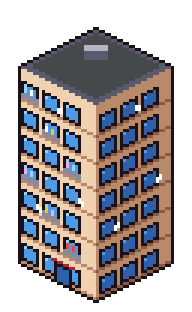
#> input picture county-tycoon/assets/resources/art/buildings/apartment.png, 64 x 104 px, found by its file name (shown 3 times larger); its folder holds only this picture in this run
$ python pack.py ../../../county-tycoon/assets/resources/art/buildings/apartment.png ../../../county-tycoon/assets/resources/art/buildings/apartment_r.png
#> lines starting #> are read from the running program, lines starting #| are printed output that depends on the picture
"""
D021 3D 渲染版图集打包（由 docs/art/gen/pack.py 改来）：倍率 4、图集宽 2048、每张四周留 4 像素透明边。
把 <build>/buildings/*.png 和 actors/*.png 打成一张图集（T217）。
输出到游戏 resources：
  art/atlas.png          所有建筑图，按高度排的货架式装箱，每张四周留 2 像素透明边防串色
  art/atlas-frames.json  {"scale": 4, "frames": {"<文件名>": [x, y, w, h]}}，坐标原点在左上；
                         人车 / 影子 / 金币是 8 倍图，写成 [x, y, w, h, 8]（头像 face-* 不加）
  （D031 的背面图集 atlas-1 T540h 起不再出：地图上的楼是 3D 模型，转视角不换图；旧的 *_b / *_br 图跳过）
地面图集 ground.png 原样拷过去（它自己就是一张图集）。
"""
import json, os, shutil, sys
from PIL import Image

SRC, RES = sys.argv[1], sys.argv[2]
PAD = 4; MAXW = 2048; SCALE = 4; HISCALE = 8     # D021：4 倍分辨率；线性过滤要留宽一点的透明边
# 建筑和会动的东西打进同一张图集：同一纹理，前后交错排序也能合批
ims = []
HIRES = set()       # 人车 / 影子 / 金币是 8 倍图：frames 里写 [x, y, w, h, 8]；头像 face-* 是 UI 图，不加倍率
for sub in ('buildings', 'actors'):
    d = os.path.join(SRC, sub)
    if not os.path.isdir(d): continue
    for f in sorted(os.listdir(d)):
        name, ext = os.path.splitext(f)
        if ext != '.png':
            continue
        # 楼的背面、工地和塔吊由 3D 模型显示。旧出图目录中可能还有它们的 PNG。
        if sub == 'buildings' and (name.endswith(('_b', '_br')) or name.startswith(('build-', 'crane-'))):
            continue
        ims.append((name, Image.open(os.path.join(d, f)).convert('RGBA')))
        if sub == 'actors' and not name.startswith('face-'):
            HIRES.add(name)
assert len({n for n, _ in ims}) == len(ims), '建筑和角色有重名'


def pack(group, out):
    """货架式装箱：按高度排，一行放满换行。返回 {名字: (x, y, w, h)} 和图集高（补成 2 的幂）。"""
#> called with out = 'atlas'
    group = sorted(group, key=lambda t: (-t[1].height, t[0]))
#> group = 1 item
    x = y = shelf = 0; place = {}
    for name, im in group:
        w, h = im.width + PAD * 2, im.height + PAD * 2
        if x + w > MAXW:
            x, y, shelf = 0, y + shelf, 0
        place[name] = (x + PAD, y + PAD, im.width, im.height)
        x += w; shelf = max(shelf, h)
#> this loop made 1 pass
#> (name, w, h, x, shelf) on pass 1: ('apartment', 72, 112, 72, 112)
#> after the loop, place = {'apartment': (4, 4, 64, 104)}; shelf = 112; x = 72; y = 0
    used = y + shelf
#> used = 112
    H2 = 1
    while H2 < used: H2 *= 2          # 高度补成 2 的幂，老机器上纹理更稳
#> this loop made 7 passes
#> H2 on passes 1 to 7: 2, 4, 8, 16, 32, 64, 128
#> after the loop, H2 = 128
    assert H2 <= 4096, f'{out} 高 {H2} 超过 4096'
    atlas = Image.new('RGBA', (MAXW, H2), (0, 0, 0, 0))
#> atlas: PIL image 2048x128 RGBA; every value is 0
    for name, im in group:
        px, py, _, _ = place[name]; atlas.paste(im, (px, py))
#> this loop made 1 pass
#> (name, px, py) on pass 1: ('apartment', 4, 4)
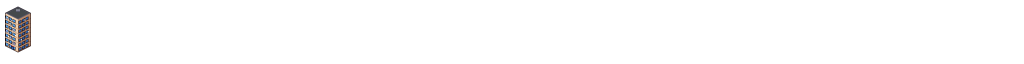
#> atlas: PIL image 2048x128 RGBA (shown at 1/2 size); mean R, G, B, A 1.8, 1.7, 1.7, 4; transparent parts drawn white
    atlas.save(os.path.join(RES, 'art', out + '.png'))
    print(f'{len(group)} 张 → {out}.png {MAXW}×{H2}（用到 {used} 行）')
#| 1 张 → atlas.png 2048×128（用到 112 行）
    return place


os.makedirs(os.path.join(RES, 'art', 'ground'), exist_ok=True)
place = pack(ims, 'atlas')
#> place = {'apartment': (4, 4, 64, 104)}
frames = {n: list(v) + ([HISCALE] if n in HIRES else []) for n, v in place.items()}
#> frames = {'apartment': [4, 4, 64, 104]}
meta = {'scale': SCALE, 'frames': frames}
json.dump(meta, open(os.path.join(RES, 'art', 'atlas-frames.json'), 'w'), indent=1, sort_keys=True)
shutil.copy(os.path.join(SRC, 'ground', 'ground.png'), os.path.join(RES, 'art', 'ground', 'ground.png'))
# 地面帧名表（T231）：支线 D 按名字取帧，不认帧号
gf = os.path.join(SRC, 'ground', 'ground-frames.json')
if os.path.exists(gf):
    shutil.copy(gf, os.path.join(RES, 'art', 'ground', 'ground-frames.json'))
print(f'共 {len(ims)} 张（{len(HIRES)} 张 8 倍）')
#| 共 1 张（0 张 8 倍）
